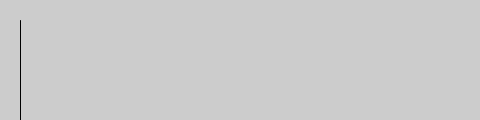
Frame 1 (no input)
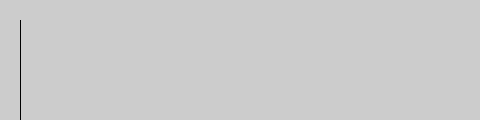
Frame 60 (the mouse pressed at the canvas centre just before this capture)
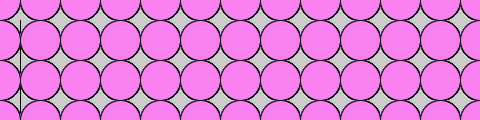
Frame 120 (the mouse held since frame 60 and released just before this capture)

The Processing sketch that drew these frames (run headless with seeded random() and noise(); from frame 60 on, the mouse is pressed at the canvas centre):

// Processing sketch: processing_23017
// ── processing_23017.pde

void setup(){
size (480,120);
smooth();
}

void draw(){
if (mouseX > 200) {
for (int y = 0; y <= height; y +=40) {
for (int x = 0; x <= width; x +=40) {
fill (250,130,240);
ellipse (x,y,40,40);
}
}
}
else {
line (20,20,20,300);
}
}
                
                
                
                
                
                
